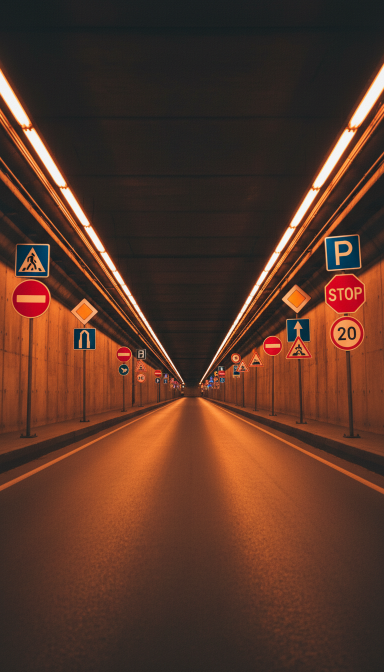
#> input picture tools/signs_reel/backgrounds/tunnel.png, 768 x 1344 px, found by its file name (shown at 1/2 size)
$ python generate_article_covers.py
#> lines starting #> are read from the running program, lines starting #| are printed output that depends on the picture
### tools/signs_reel/locate.py
#!/usr/bin/env python3
"""Поиск знака на кадре по эталону из нашей же базы.

Спрашивать у модели «где тут знак» оказалось нельзя: на одном и том же кадре
она то показывает на знак, то на дорогу рядом, и согласия между попытками
нет. Поэтому ищем детерминированно — сопоставлением с эталонной картинкой
знака из `assets/countries/{code}/images/signs/`, той самой, что показывает
приложение.

Метод — нормированная взаимная корреляция по яркости (ZNCC) на нескольких
масштабах. Нормировка нужна, чтобы яркое небо не перебивало совпадение по
форме: сравнивается рисунок, а не освещённость.
"""

from __future__ import annotations

import json
from pathlib import Path

import numpy as np
from PIL import Image

from . import raster

REPO = Path(__file__).resolve().parents[2]

# Знак в кадре занимает единицы процентов ширины. Совсем мелкие шаблоны
# исключены: они уверенно «находятся» в любой текстуре.
SCALES = [round(0.035 + 0.008 * i, 3) for i in range(12)]
MIN_SCORE = 0.45          # ниже — совпадение недостоверно
MAX_COLOR_DIST = 46       # средний цвет области должен совпасть с эталоном
EDGE_MARGIN = 0.02        # у самого края кадра знак не ищем


def sign_image(number: str, country: str = "ru") -> Path | None:
    """Файл эталонной картинки знака по его номеру."""
    root = REPO / "assets" / "countries" / country
    raw = json.loads((root / "questions" / "signs.json").read_text(encoding="utf-8"))
    for items in raw.values():
        for key, item in items.items():
            if str(item.get("number", key)).strip() == number:
                path = root / str(item.get("image", "")).lstrip("./")
                return path if path.exists() else None
    return None


def _gray(img: Image.Image) -> np.ndarray:
    return np.asarray(img.convert("L"), dtype=np.float64)


# [4 lines left out: function _integral, not called in this run]


def _window_sums(integral: np.ndarray, h: int, w: int) -> np.ndarray:
    return (integral[h:, w:] - integral[:-h, w:] - integral[h:, :-w] + integral[:-h, :-w])


# [126 lines left out: functions _zncc, verify_near, find, not called in this run]

### server/install-notifier/generate_article_covers.py
#!/usr/bin/env python3
"""Complete generator of unique 1200x630 covers for all 29 blog articles."""

import os
import sys
from pathlib import Path
from PIL import Image, ImageDraw, ImageFont, ImageFilter, ImageEnhance

# Import locate and raster from tools.signs_reel
sys.path.insert(0, str(Path(__file__).resolve().parents[2]))
from tools.signs_reel import locate, raster

BLOG_DIR = Path('web_landing/ru/blog')
BG_DIR = Path('tools/signs_reel/backgrounds')
Q_IMG_DIR = Path('assets/countries/ru/images/questions_ab')
FONT_PATH = Path('tools/signs_reel/fonts/Onest[wght].ttf')

if not FONT_PATH.exists():
    FONT_PATH = Path('/System/Library/Fonts/Supplemental/Arial Bold.ttf')

# [5 lines left out: function get_font, not called in this run]

def hex_to_rgb(hex_str: str):
    hex_str = hex_str.lstrip('#')
    return tuple(int(hex_str[i:i+2], 16) for i in (0, 2, 4))

def create_gradient_bg(w: int, h: int, top_color: str, bot_color: str, bg_image_path: Path = None):
#> called with w = 1200, h = 630, top_color = '#0f172a', bot_color = '#070a14'
    top_rgb = hex_to_rgb(top_color)
    bot_rgb = hex_to_rgb(bot_color)

    base = Image.new('RGBA', (w, h), (11, 15, 25, 255))
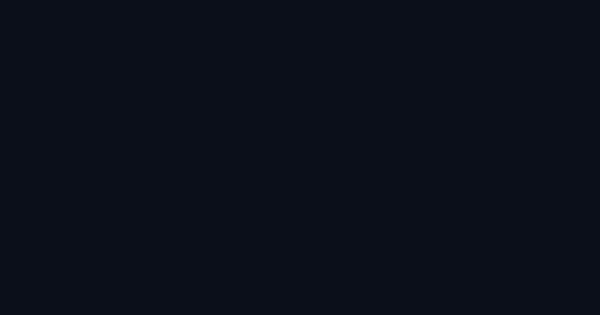
#> base: PIL image 1200x630 RGBA (shown at 1/2 size); mean R, G, B, A 11, 15, 25, 255

    if bg_image_path and bg_image_path.exists():
        try:
            bg = Image.open(bg_image_path).convert('RGBA')
            bg = bg.resize((w, h), Image.Resampling.LANCZOS)
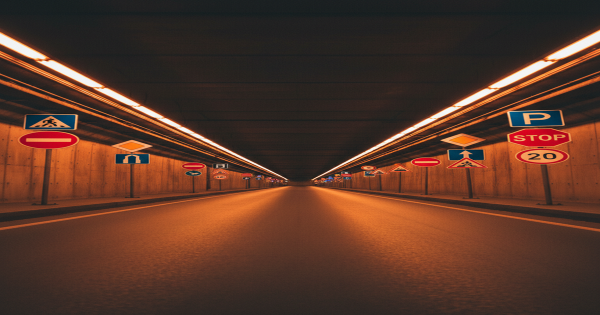
#> bg: PIL image 1200x630 RGBA (shown at 1/2 size); mean R, G, B, A 88.4, 54.5, 40.3, 255
            bg = bg.filter(ImageFilter.GaussianBlur(radius=10))
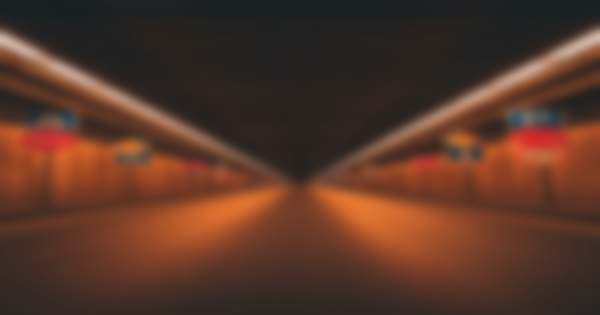
#> bg: PIL image 1200x630 RGBA (shown at 1/2 size); mean R, G, B, A 88.4, 54.5, 40.3, 255
            enhancer = ImageEnhance.Brightness(bg)
            bg = enhancer.enhance(0.24)
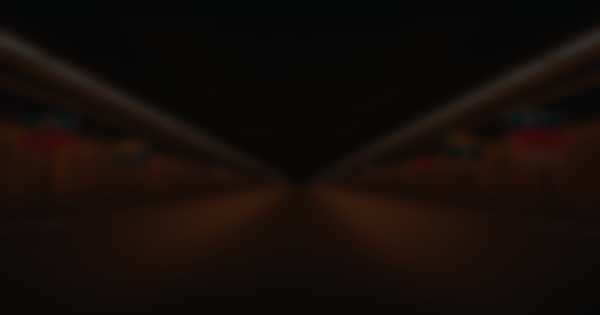
#> bg: PIL image 1200x630 RGBA (shown at 1/2 size); mean R, G, B, A 20.7, 12.6, 9.1, 255
            base = Image.alpha_composite(base, bg)
        except Exception:
            pass

    grad = Image.new('RGBA', (w, h), (0, 0, 0, 0))
#> grad: PIL image 1200x630 RGBA; every value is 0
    draw = ImageDraw.Draw(grad)
    for y in range(h):
        ratio = y / h
        r = int(top_rgb[0] * (1 - ratio) + bot_rgb[0] * ratio)
        g = int(top_rgb[1] * (1 - ratio) + bot_rgb[1] * ratio)
        b = int(top_rgb[2] * (1 - ratio) + bot_rgb[2] * ratio)
        draw.line([(0, y), (w, y)], fill=(r, g, b, 215))

    return Image.alpha_composite(base, grad)

# [17 lines left out: function wrap_text, not called in this run]

def generate_cover(cfg: dict):
    slug = cfg['slug']
    category = cfg['category']
    title = cfg['title']
    subtitle = cfg['subtitle']
    badge_color = cfg.get('badge_color', '#38bdf8')
    accent_color = cfg.get('accent_color', '#0284c7')
    sign_number = cfg.get('sign')
    diagram_filename = cfg.get('diagram')
    bg_filename = cfg.get('bg', 'bridge_fog.png')

    W, H = 1200, 630

    # 1. Base background
    bg_path = BG_DIR / bg_filename if bg_filename else None
    img = create_gradient_bg(W, H, '#0f172a', '#070a14', bg_path)

    # 2. Glowing ambient lights
    glow_color = hex_to_rgb(accent_color)
    glow_layer = Image.new('RGBA', (W, H), (0, 0, 0, 0))
    glow_draw = ImageDraw.Draw(glow_layer)
    glow_draw.ellipse([W - 460, -80, W + 150, 480], fill=(glow_color[0], glow_color[1], glow_color[2], 30))
    glow_draw.ellipse([-80, H - 220, 260, H + 180], fill=(glow_color[0], glow_color[1], glow_color[2], 20))
    glow_layer = glow_layer.filter(ImageFilter.GaussianBlur(radius=60))
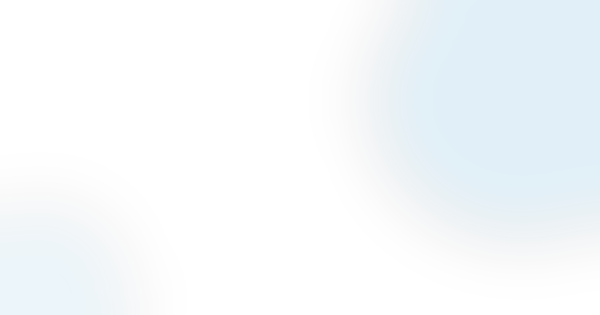
#> glow_layer: PIL image 1200x630 RGBA (shown at 1/2 size); mean R, G, B, A 0.6, 42.5, 64.1, 9; transparent parts drawn white
    img = Image.alpha_composite(img, glow_layer)
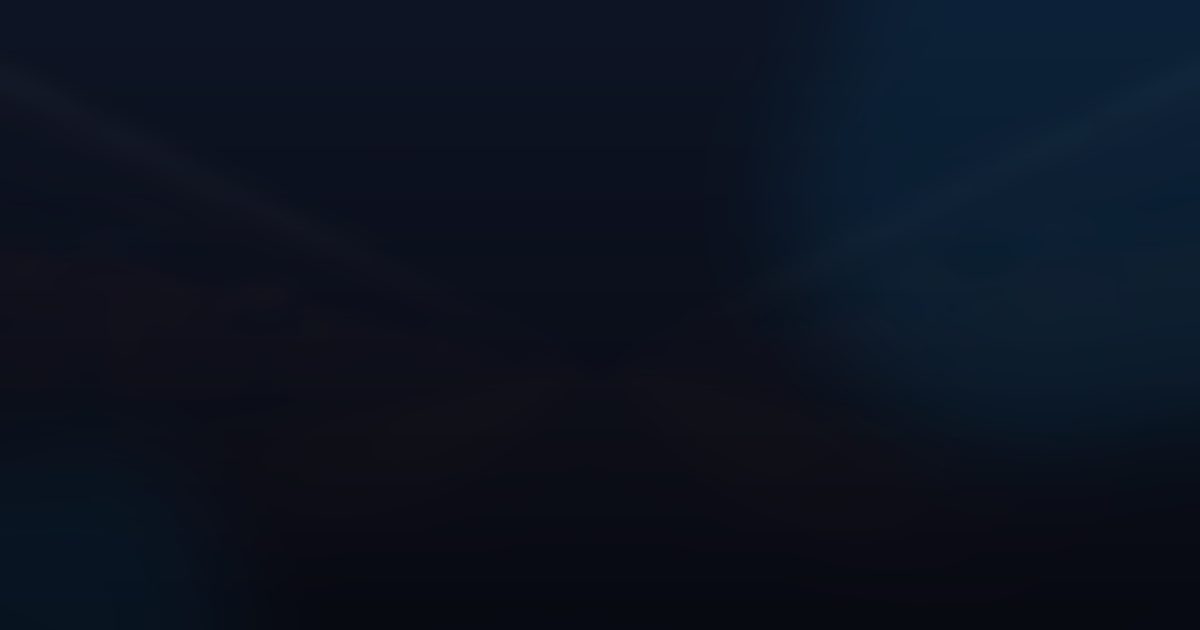
#> img: PIL image 1200x630 RGBA; mean R, G, B, A 11.8, 18.8, 32.1, 255

    # 3. Right showcase card
    right_card_w = 470
    right_card_h = 440
    right_card_x = W - right_card_w - 55
    right_card_y = (H - right_card_h) // 2

    card_bg = Image.new('RGBA', (W, H), (0, 0, 0, 0))
    card_draw = ImageDraw.Draw(card_bg)
    card_draw.rounded_rectangle(
        [right_card_x, right_card_y, right_card_x + right_card_w, right_card_y + right_card_h],
        radius=20,
        fill=(15, 23, 42, 235),
        outline=hex_to_rgb(accent_color) + (110,),
        width=2
    )
    img = Image.alpha_composite(img, card_bg)
    draw = ImageDraw.Draw(img)

    # Place Diagram or Sign
    if diagram_filename:
        diag_path = Q_IMG_DIR / diagram_filename
        if diag_path.exists():
            try:
                diag_img = Image.open(diag_path).convert('RGBA')
                dw = right_card_w - 28
                dh = right_card_h - 28
                diag_img.thumbnail((dw, dh), Image.Resampling.LANCZOS)

                dx = right_card_x + (right_card_w - diag_img.width) // 2
                dy = right_card_y + (right_card_h - diag_img.height) // 2

                mask = Image.new('L', diag_img.size, 0)
                mask_draw = ImageDraw.Draw(mask)
                mask_draw.rounded_rectangle([0, 0, diag_img.width, diag_img.height], radius=14, fill=255)

                img.paste(diag_img, (dx, dy), mask)
            except Exception as e:
                print(f"Error loading diagram {diagram_filename}: {e}")

    elif sign_number:
        svg_path = locate.sign_image(sign_number)
        if svg_path:
            try:
                sign_img = raster.rasterize(svg_path, 340)
                if sign_img:
                    sx = right_card_x + (right_card_w - sign_img.width) // 2
                    sy = right_card_y + (right_card_h - sign_img.height) // 2

                    shadow = Image.new('RGBA', (W, H), (0, 0, 0, 0))
                    s_draw = ImageDraw.Draw(shadow)
                    s_draw.ellipse([sx - 15, sy + sign_img.height - 25, sx + sign_img.width + 15, sy + sign_img.height + 25], fill=(0, 0, 0, 150))
                    shadow = shadow.filter(ImageFilter.GaussianBlur(radius=18))
                    img = Image.alpha_composite(img, shadow)

                    img.paste(sign_img, (sx, sy), sign_img)
            except Exception as e:
                print(f"Error rasterizing sign {sign_number}: {e}")

    # 4. Left side: Typography & Badges
    left_x = 65
    max_title_w = right_card_x - left_x - 35

    # A. Category Pill Badge
    cat_font = get_font(14, bold=True)
    cat_bbox = cat_font.getbbox(category.upper())
    cat_w = cat_bbox[2] - cat_bbox[0]
    cat_h = cat_bbox[3] - cat_bbox[1]

    badge_x = left_x
    badge_y = 65
    badge_pad_x = 13
    badge_pad_y = 6

    b_rgb = hex_to_rgb(badge_color)
    draw.rounded_rectangle(
        [badge_x, badge_y, badge_x + cat_w + badge_pad_x * 2, badge_y + cat_h + badge_pad_y * 2 + 2],
        radius=7,
        fill=(b_rgb[0], b_rgb[1], b_rgb[2], 35),
        outline=b_rgb + (170,),
        width=1
    )
    draw.text((badge_x + badge_pad_x, badge_y + badge_pad_y - 1), category.upper(), font=cat_font, fill=b_rgb)

    # B. Main Article Title
    title_font_size = 44 if len(title) < 42 else (38 if len(title) < 62 else 33)
    title_font = get_font(title_font_size, bold=True)
    title_lines = wrap_text(title, title_font, max_title_w)

    title_y = badge_y + 44
    line_h = title_font_size + 10

    for line in title_lines:
        draw.text((left_x, title_y), line, font=title_font, fill=(255, 255, 255))
        title_y += line_h

    # C. Subtitle / Law Citation
    if subtitle:
        title_y += 10
        sub_font = get_font(20, bold=False)
        sub_lines = wrap_text(subtitle, sub_font, max_title_w)
        for line in sub_lines[:3]:
            draw.text((left_x, title_y), line, font=sub_font, fill=(156, 175, 204))
            title_y += 27

    # D. Branded Footer
    footer_font = get_font(14, bold=True)
    footer_text = "ПДД РОССИЯ 2026 · РАЗБОР БИЛЕТОВ И ПРАВИЛ"
    footer_y = H - 70

    draw.ellipse([left_x, footer_y + 4, left_x + 8, footer_y + 12], fill=hex_to_rgb(accent_color))
    draw.text((left_x + 18, footer_y), footer_text, font=footer_font, fill=(115, 140, 170))

    # Save
    out_dir = BLOG_DIR / slug
    out_dir.mkdir(parents=True, exist_ok=True)
    out_path = out_dir / 'cover.jpg'

    final_rgb = img.convert('RGB')
    final_rgb.save(str(out_path), 'JPEG', quality=92, optimize=True)
    print(f"✓ [{slug}] -> {out_path} ({os.path.getsize(out_path)} bytes)")

ARTICLES = [
    {
        'slug': 'krugovoe-dvizhenie-pravila-2026',
        'category': 'МАНЕВРЫ И ПРИОРИТЕТ',
        'title': 'Круговое движение в 2026 году',
        'subtitle': 'Кто уступает, въезд и съезд по п. 13.11(1) ПДД РФ',
        'badge_color': '#38bdf8',
        'accent_color': '#0284c7',
        'sign': '4.3',
        'bg': 'tunnel.png'
    },
    {
        'slug': 'povorot-nalevo-razvorot-traektoriya-pdd',
        'category': 'МАНЕВРИРОВАНИЕ',
        'title': 'Поворот налево и разворот',
        'subtitle': 'Малый или большой радиус: п. 8.6 ПДД и ст. 12.15 КоАП',
        'badge_color': '#38bdf8',
        'accent_color': '#0ea5e9',
        'diagram': '0de3a44f154b8a1dc98c83ccb64a0c6c.jpg',
        'bg': 'bridge_fog.png'
    },
    {
        'slug': 'strelka-svetofora-dop-sektsiya-prioritet',
        'category': 'СВЕТОФОРЫ И ПРИОРИТЕТ',
        'title': 'Стрелка доп. секции светофора',
        'subtitle': 'Кто кому уступает дорогу по п. 13.5 ПДД РФ',
        'badge_color': '#34d399',
        'accent_color': '#10b981',
        'diagram': 'd67f11a6e67191503276e8e32a58f4f4.jpg',
        'bg': 'night_rain.png'
    },
    {
        'slug': 'tramvay-i-avtomobil-kogda-tramvay-ustupaet',
        'category': 'ПРИОРИТЕТ ДВИЖЕНИЯ',
        'title': 'Трамвай и автомобиль по ПДД',
        'subtitle': '3 ситуации, когда трамвай обязан уступить дорогу авто',
        'badge_color': '#c084fc',
        'accent_color': '#a855f7',
        'diagram': '657506834f78d08a97983b19a4cfd256.jpg',
        'bg': 'tunnel.png'
    },
    {
        'slug': 'obgon-tihohoda-cherez-sploshnuyu-pdd',
        'category': 'ОБГОН И ШТРАФЫ',
        'title': 'Обгон тихохода через сплошную',
        'subtitle': 'Знак 3.20 Обгон запрещен, разметка 1.1 и решения суда',
        'badge_color': '#fb7185',
        'accent_color': '#e11d48',
        'diagram': '5b0fd17cc1af4de1d099c6868930117d.jpg',
        'bg': 'autumn.png'
    },
    {
        'slug': 'pomeha-sprava-odnovremennoe-perestroenie',
        'category': 'ПЕРЕСТРОЕНИЕ И ПОЛОСЫ',
        'title': 'Помеха справа при перестроении',
        'subtitle': 'Кто уступает при взаимном перестроении по п. 8.4 ПДД',
        'badge_color': '#38bdf8',
        'accent_color': '#0284c7',
        'diagram': 'a450a0e7eb0e4235fa9bec6c20dfa1ff.jpg',
        'bg': 'bridge_fog.png'
    },
    {
        'slug': 'proezd-na-zheltyy-signal-svetofora-pdd',
        'category': 'СВЕТОФОР И КАМЕРЫ',
        'title': 'Проезд на желтый сигнал светофора',
        'subtitle': 'Пункт 6.14 ПДД, экстренное торможение и штрафы с камер',
        'badge_color': '#fbbf24',
        'accent_color': '#d97706',
        'diagram': 'd67f11a6e67191503276e8e32a58f4f4.jpg',
        'bg': 'night_rain.png'
    },
    {
        'slug': 'vafelnaya-razmetka-1-26-shtraf-pdd',
        'category': 'РАЗМЕТКА И ШТРАФЫ',
        'title': 'Вафельная разметка 1.26',
        'subtitle': 'Правила выезда на перекресток в заторе и штрафы с камер',
        'badge_color': '#fb7185',
        'accent_color': '#e11d48',
        'diagram': '6a8f690af1b507fc0b56db742709f1e8.jpg',
        'bg': 'tunnel.png'
    },
    {
        'slug': 'signaly-regulirovshchika-prostymi-slovami-stih',
        'category': 'РЕГУЛИРОВЩИК',
        'title': 'Сигналы регулировщика',
        'subtitle': 'Простые стихи и схемы жезла для быстрого запоминания',
        'badge_color': '#38bdf8',
        'accent_color': '#0ea5e9',
        'diagram': '1416a3e01503045460c35a1b174b65e9.jpg',
        'bg': 'bridge_fog.png'
    },
    {
        'slug': 'dvizhenie-po-tramvaynym-putyam-pdd',
        'category': 'ТРАМВАЙНЫЕ ПУТИ',
        'title': 'Движение по трамвайным путям',
        'subtitle': 'Когда разрешено ехать по путям и когда грозит лишение прав',
        'badge_color': '#c084fc',
        'accent_color': '#a855f7',
        'diagram': '1517fd90f3391baa0f81dd87d68d740b.jpg',
        'bg': 'tunnel.png'
    },
    {
        'slug': 'reversivnoe-dvizhenie-polosa-pdd',
        'category': 'РЕВЕРСИВНЫЕ ПОЛОСЫ',
        'title': 'Реверсивное движение по ПДД',
        'subtitle': 'Знак 5.8, реверсивные светофоры и разметка 1.9',
        'badge_color': '#34d399',
        'accent_color': '#10b981',
        'diagram': 'bbec994b533287b90e72eb935af6e333.jpg',
        'bg': 'bridge_fog.png'
    },
    {
        'slug': 'mnemoniki-dlya-pdd-kak-bystro-zapomnit',
        'category': 'ЛАЙФХАКИ ДЛЯ СДАЧИ',
        'title': '10 мнемоник для сдачи ПДД',
        'subtitle': 'Простые стихи и ассоциации для запоминания сложных билетов',
        'badge_color': '#38bdf8',
        'accent_color': '#0284c7',
        'sign': '2.1',
        'bg': 'meadow.png'
    },
    {
        'slug': 'razvorot-v-ogranichennom-prostranstve-ekzamen',
        'category': 'ПРАКТИКА ВОЖДЕНИЯ',
        'title': 'Разворот в ограниченном месте',
        'subtitle': 'Пошаговый алгоритм выполнения упражнения в городе и на площадке',
        'badge_color': '#34d399',
        'accent_color': '#059669',
        'diagram': '0de3a44f154b8a1dc98c83ccb64a0c6c.jpg',
        'bg': 'garage.png'
    },
    {
        'slug': 'parallelnaya-parkovka-zadnim-hodom-orientiry',
        'category': 'ПАРКОВКА',
        'title': 'Параллельная парковка задом',
        'subtitle': 'Ориентиры по зеркалам и стойкам: безошибочный заезд',
        'badge_color': '#34d399',
        'accent_color': '#059669',
        'diagram': '10c93fd2e8cb0fc0fb705d68be3d970e.jpg',
        'bg': 'garage.png'
    },
    {
        'slug': 'zaezd-v-boks-garazh-zadnim-hodom-ekzamen',
        'category': 'УПРАЖНЕНИЯ ГИБДД',
        'title': 'Заезд в бокс задним ходом',
        'subtitle': 'Инструкция для экзамена ГИБДД: парковка под 90 градусов',
        'badge_color': '#34d399',
        'accent_color': '#059669',
        'diagram': '10c93fd2e8cb0fc0fb705d68be3d970e.jpg',
        'bg': 'garage.png'
    },
    {
        'slug': 'mehanika-ili-avtomat-na-chem-sdavat-na-prava',
        'category': 'ВЫБОР ОБУЧЕНИЯ',
        'title': 'Механика или автомат (МКПП vs АКПП)',
        'subtitle': 'На чем проще сдавать экзамен на права и отметка АТ',
        'badge_color': '#38bdf8',
        'accent_color': '#0284c7',
        'sign': '3.24',
        'bg': 'tunnel.png'
    },
    {
        'slug': 'tablitsa-shtrafov-za-prevyshenie-skorosti-2026',
        'category': 'ТАБЛИЦА ШТРАФОВ',
        'title': 'Штрафы за скорость в 2026 году',
        'subtitle': 'Таблица сумм от +20 до +80 км/ч, повторные нарушения и лишение',
        'badge_color': '#fb7185',
        'accent_color': '#e11d48',
        'sign': '3.24',
        'bg': 'bridge_fog.png'
    },
    {
        'slug': 'skidka-na-shtrafy-gibdd-25-protsentov-2026',
        'category': 'НОВЫЕ ЗАКОНЫ 2026',
        'title': 'Скидка 25% на штрафы ГИБДД',
        'subtitle': 'Новый закон: 30 дней на льготную оплату через Госуслуги',
        'badge_color': '#34d399',
        'accent_color': '#10b981',
        'sign': '3.1',
        'bg': 'autumn.png'
    },
    {
        'slug': 'vyezd-na-vstrechnuyu-polosu-lishenie-ili-shtraf',
        'category': 'СТАТЬЯ 12.15 КОАП',
        'title': 'Выезд на встречную полосу',
        'subtitle': 'Когда штраф 5000 рублей, а когда лишение прав до 6 месяцев',
        'badge_color': '#fb7185',
        'accent_color': '#e11d48',
        'sign': '3.20',
        'bg': 'bridge_fog.png'
    },
    {
        'slug': 'pravila-dlya-elektrosamokatov-sim-2026',
        'category': 'СИМ И САМОКАТЫ',
        'title': 'Правила для электросамокатов (СИМ)',
        'subtitle': 'Скорость до 25 км/ч, вес до 35 кг, зоны и штрафы',
        'badge_color': '#38bdf8',
        'accent_color': '#0284c7',
        'sign': '5.19.1',
        'bg': 'sunflowers.png'
    },
    {
        'slug': 'nuzhny-li-prava-na-elektrosamokat-2026',
        'category': 'КАТЕГОРИИ ПРАВ',
        'title': 'Нужны ли права на электросамокат?',
        'subtitle': 'Мощность свыше 250 Вт, категория М и ответственность водителя',
        'badge_color': '#38bdf8',
        'accent_color': '#0ea5e9',
        'sign': '3.1',
        'bg': 'night_rain.png'
    },
    {
        'slug': 'zimnyaya-rezina-zakon-sroki-shtraf-2026',
        'category': 'СЕЗОННЫЕ ТРЕБОВАНИЯ',
        'title': 'Зимняя резина в 2026 году',
        'subtitle': 'Обязательные месяцы по Техрегламенту, шипы и штрафы ГИБДД',
        'badge_color': '#38bdf8',
        'accent_color': '#0284c7',
        'diagram': 'c2975107ea070a3ffd8713df2de2354f.jpg',
        'bg': 'snow.png'
    },
    {
        'slug': 'aptechka-ognetushitel-znak-v-mashine-2026',
        'category': 'КОМПЛЕКТАЦИЯ АВТО',
        'title': 'Аптечка, огнетушитель, знак',
        'subtitle': 'Новые требования Минздрава № 260н к аварийному набору водителя',
        'badge_color': '#fbbf24',
        'accent_color': '#d97706',
        'diagram': '9e6a35bbbb7b463adf4264050cc26763.jpg',
        'bg': 'autumn.png'
    },
    {
        'slug': 'otkaz-ot-medosvidestvovaniya-nakazanie-2026',
        'category': 'СТАТЬЯ 12.26 КОАП',
        'title': 'Отказ от медосвидетельствования',
        'subtitle': 'Штраф 30 000 рублей и лишение прав на срок до 2 лет',
        'badge_color': '#fb7185',
        'accent_color': '#e11d48',
        'sign': '3.1',
        'bg': 'night_rain.png'
    },
    {
        'slug': 'shtraf-za-ezdu-bez-prav-2026-tablitsa',
        'category': 'ТАБЛИЦА ШТРАФОВ',
        'title': 'Штрафы за езду без прав 2026',
        'subtitle': 'Забыл дома (500 ₽), не получал (до 15 000 ₽), лишен (до 30 000 ₽)',
        'badge_color': '#fb7185',
        'accent_color': '#e11d48',
        'sign': '3.1',
        'bg': 'bridge_fog.png'
    },
    {
        'slug': 'ustupit-dorogu-peshehodu-na-zebre-pdd',
        'category': 'ПЕШЕХОДНЫЕ ПЕРЕХОДЫ',
        'title': 'Пешеход на зебре: п. 14.1 ПДД',
        'subtitle': 'Определение Уступить дорогу и фиксация нарушения камерами',
        'badge_color': '#34d399',
        'accent_color': '#10b981',
        'sign': '5.19.1',
        'bg': 'autumn.png'
    },
    {
        'slug': 'vydelennaya-polosa-dlya-avtobusov-pdd',
        'category': 'ПОЛОСА ДЛЯ МТС',
        'title': 'Выделенная полоса для автобусов',
        'subtitle': 'Знак 5.14 Полоса А, выезд для посадки и штрафы с камер',
        'badge_color': '#38bdf8',
        'accent_color': '#0284c7',
        'sign': '5.14',
        'bg': 'tunnel.png'
    },
    {
        'slug': 'shtrafnye-bally-ekzamen-gibdd-gorod',
        'category': 'РЕГЛАМЕНТ ГИБДД',
        'title': 'Штрафные баллы в ГИБДД (город)',
        'subtitle': 'Порог 7 баллов в 2026 году: таблица грубых, средних и мелких ошибок',
        'badge_color': '#fb7185',
        'accent_color': '#e11d48',
        'diagram': '6990f25d7841de055ce96398249f4608.jpg',
        'bg': 'bridge_fog.png'
    },
    {
        'slug': 'prakticheskiy-ekzamen-gibdd',
        'category': 'ПРАКТИЧЕСКИЙ ЭКЗАМЕН',
        'title': 'Практический экзамен ГИБДД 2026',
        'subtitle': 'Маршрут, регламент, чек-лист обязательных маневров и сдача',
        'badge_color': '#34d399',
        'accent_color': '#10b981',
        'diagram': '0de3a44f154b8a1dc98c83ccb64a0c6c.jpg',
        'bg': 'bridge_fog.png'
    }
]

if __name__ == '__main__':
    print(f"Starting generation of {len(ARTICLES)} article covers...")
    for cfg in ARTICLES:
#> (the run stopped early here; a loop or call above may not have finished)
